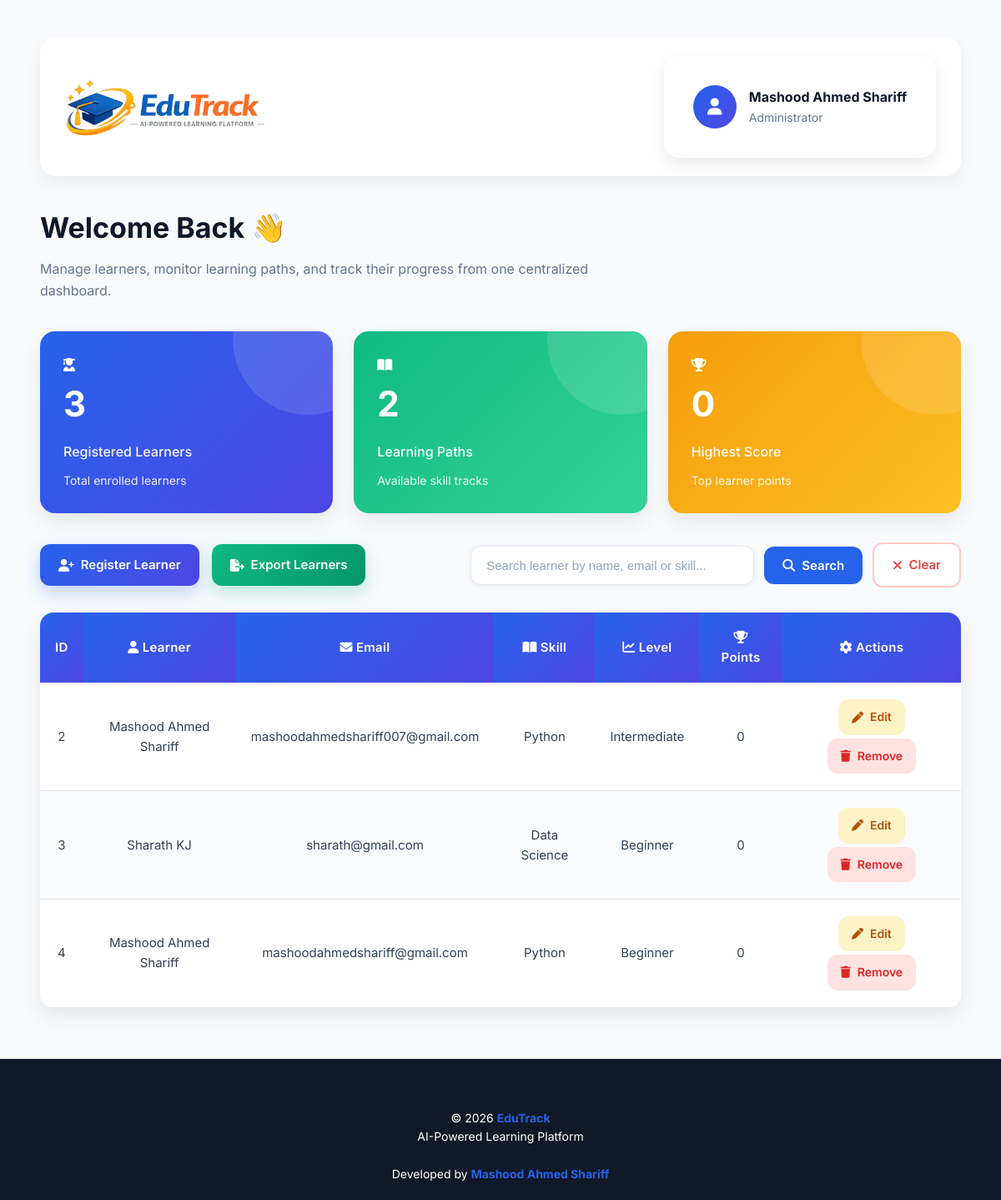
Before: /admin/dashboard with the older database file.
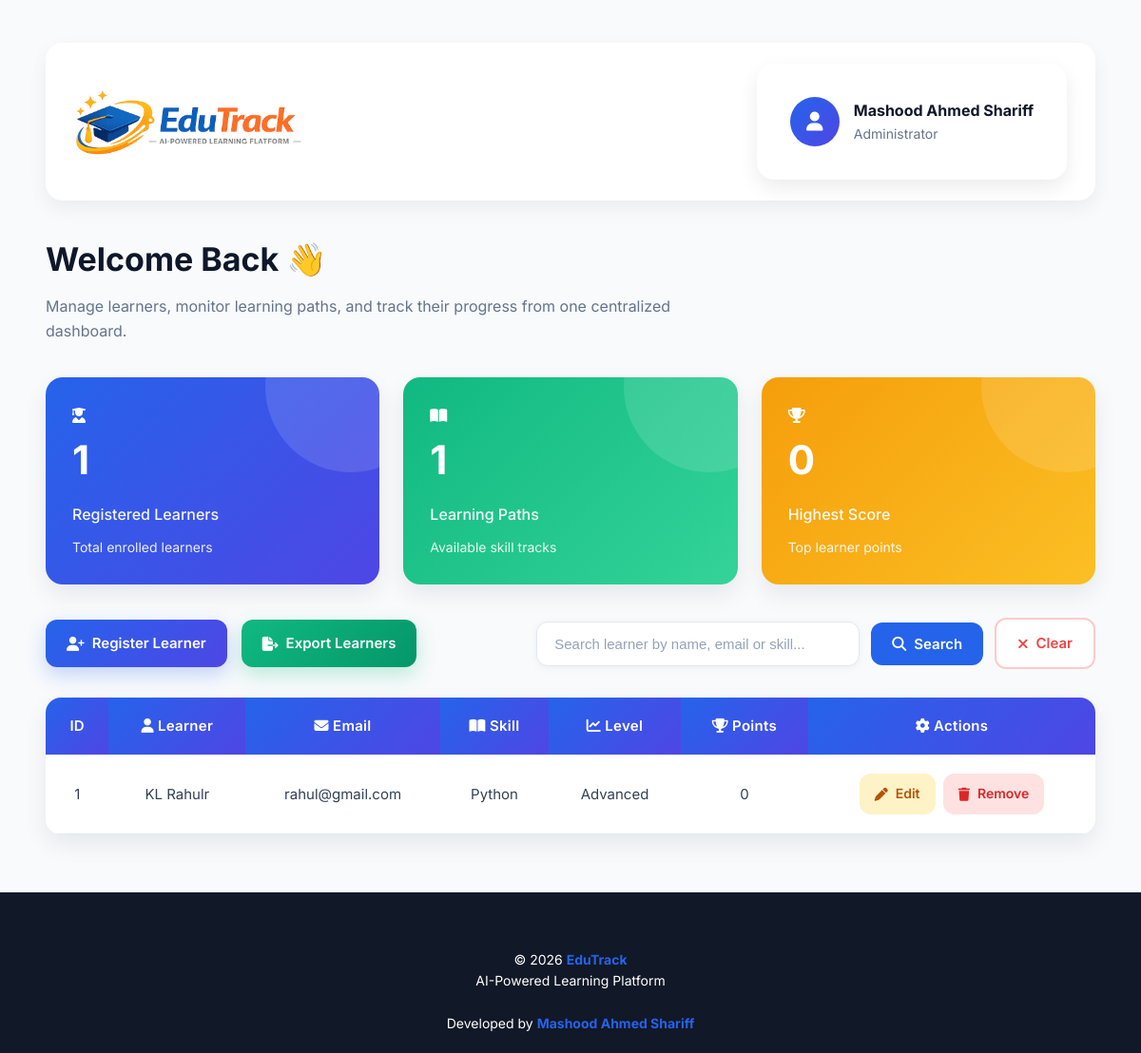
After: the same page with the newer database file.
### tables this page shows
CREATE TABLE learners(

        id INTEGER PRIMARY KEY AUTOINCREMENT,

        name TEXT NOT NULL,

        email TEXT UNIQUE NOT NULL,

        password TEXT NOT NULL,

        date_of_birth TEXT NOT NULL,

        skill TEXT NOT NULL,

        level TEXT NOT NULL,

        points INTEGER DEFAULT 0,

        joined_date TEXT NOT NULL

    );

### app.py (the view)
@app.route("/admin/dashboard")
def admin_dashboard():
    connection = sqlite3.connect("database/edutrack.db")
    connection.row_factory = sqlite3.Row
    cursor = connection.cursor()
    search_query = request.args.get("search")
    if search_query:
        cursor.execute("""
            SELECT * FROM learners
            WHERE name LIKE ?
               OR skill LIKE ?
               OR email LIKE ?
        """, (
            f"%{search_query}%",
            f"%{search_query}%",
            f"%{search_query}%"
        ))
    else:
        cursor.execute("SELECT * FROM learners")
    learners = cursor.fetchall()
    cursor.execute("SELECT COUNT(*) FROM learners")
    total_learners = cursor.fetchone()[0]
    cursor.execute("SELECT COUNT(DISTINCT skill) FROM learners")
    total_skills = cursor.fetchone()[0]
    cursor.execute("SELECT MAX(points) FROM learners")
    highest_points = cursor.fetchone()[0]
    if highest_points is None:
        highest_points = 0
    connection.close()
    return render_template(
        "admin_dashboard.html",
        learners=learners,
        search_query=search_query,
        total_learners=total_learners,
        total_skills=total_skills,
        highest_points=highest_points
    )

### templates/admin_dashboard.html (shortened to what this page needs)
<!DOCTYPE html>
<html lang="en">
<head>
    <link rel="stylesheet"
          href="{{ url_for('static', filename='css/style.css') }}">
    <link rel="stylesheet"
          href="https://cdnjs.cloudflare.com/ajax/libs/font-awesome/6.7.2/css/all.min.css">
</head>
<body>
<div class="container">
    <header class="navbar">
        <div class="nav-left">
            <img src="{{ url_for('static', filename='images/edutrack-logo.png') }}"
                alt="EduTrack Logo"
                class="navbar-logo">
        </div>
        <div class="nav-right">
            <div class="profile-card">
                <div class="profile-icon">
                    <i class="fa-solid fa-user"></i>
                </div>
                <div>
                    <h4>Mashood Ahmed Shariff</h4>
                    <p>Administrator</p>
                </div>
            </div>
        </div>
    </header>
    <section class="page-title">
        <h2>Welcome Back 👋</h2>
        <p>
            Manage learners, monitor learning paths, and track their progress
            from one centralized dashboard.
        </p>
    </section>
    <section class="dashboard">
        <div class="card students-card">
            <div class="card-icon">
                <i class="fa-solid fa-user-graduate"></i>
            </div>
            <h2>{{ total_learners }}</h2>
            <p>Registered Learners</p>
            <span>Total enrolled learners</span>
        </div>
        <div class="card courses-card">
            <div class="card-icon">
                <i class="fa-solid fa-book-open"></i>
            </div>
            <h2>{{ total_skills }}</h2>
            <p>Learning Paths</p>
            <span>Available skill tracks</span>
        </div>
        <div class="card emails-card">
            <div class="card-icon">
                <i class="fa-solid fa-trophy"></i>
            </div>
            <h2>{{ highest_points }}</h2>
            <p>Highest Score</p>
            <span>Top learner points</span>
        </div>
    </section>
    <section class="toolbar">
        <div class="left-buttons">
            <a href="{{ url_for('register_learner') }}"
               class="add-btn">
                <i class="fa-solid fa-user-plus"></i>
                Register Learner
            </a>
            <a href="{{ url_for('export_csv') }}"
               class="export-btn"
               onclick="return confirm('Download learner records?')">
                <i class="fa-solid fa-file-export"></i>
                Export Learners
            </a>
        </div>
        <form action="{{ url_for('home') }}"
              method="GET"
              class="search-form">
            <input
                type="text"
                name="search"
                placeholder="Search learner by name, email or skill..."
                value="{{ search_query if search_query else '' }}">
            <button type="submit"
                    class="search-btn">
                <i class="fa-solid fa-magnifying-glass"></i>
                Search
            </button>
            <a href="{{ url_for('home') }}"
               class="clear-btn">
                <i class="fa-solid fa-xmark"></i>
                Clear
            </a>
        </form>
    </section>
    <table>
        <thead>
        <tr>
            <th>ID</th>
            <th><i class="fa-solid fa-user"></i> Learner</th>
            <th><i class="fa-solid fa-envelope"></i> Email</th>
            <th><i class="fa-solid fa-book-open"></i> Skill</th>
            <th><i class="fa-solid fa-chart-line"></i> Level</th>
            <th><i class="fa-solid fa-trophy"></i> Points</th>
            <th><i class="fa-solid fa-gear"></i> Actions</th>
        </tr>
        </thead>
        <tbody>
        {% if learners %}
            {% for learner in learners %}
            <tr>
                <td>{{ learner["id"] }}</td>
                <td>{{ learner["name"] }}</td>
                <td>{{ learner["email"] }}</td>
                <td>{{ learner["skill"] }}</td>
                <td>{{ learner["level"] }}</td>
                <td>{{ learner["points"] }}</td>
                <td>
                    <a href="{{ url_for('edit_learner', id=learner['id']) }}"
                       class="edit-btn">
                        <i class="fa-solid fa-pen"></i>
                        Edit
                    </a>
                    <a href="{{ url_for('delete_learner', id=learner['id']) }}"
                       class="delete-btn"
                       onclick="return confirm('Delete this learner?')">
                        <i class="fa-solid fa-trash"></i>
                        Remove
                    </a>
                </td>
            </tr>
            {% endfor %}
        {% endif %}
        </tbody>
    </table>
</div>
<footer class="footer">
    <p>
        © 2026 <strong>EduTrack</strong>
        <br>
        AI-Powered Learning Platform
        <br><br>
        Developed by <strong>Mashood Ahmed Shariff</strong>
    </p>
</footer>
</body>
</html>

Changed rows visible on the page:
removed learners: id "2", name "Mashood Ahmed Shariff", email "mashoodahmedshariff007@gmail.com", skill "Python", level "Intermediate", points "0"
removed learners: id "3", name "Sharath KJ", email "sharath@gmail.com", skill "Data Science", level "Beginner", points "0"
removed learners: id "4", name "Mashood Ahmed Shariff", email "mashoodahmedshariff@gmail.com", skill "Python", level "Beginner", points "0"
added learners: id "1", name "KL Rahulr", email "rahul@gmail.com", skill "Python", level "Advanced", points "0"
Other visible differences:
{{ total_learners }}: "3" → "1"
{{ total_skills }}: "2" → "1"
